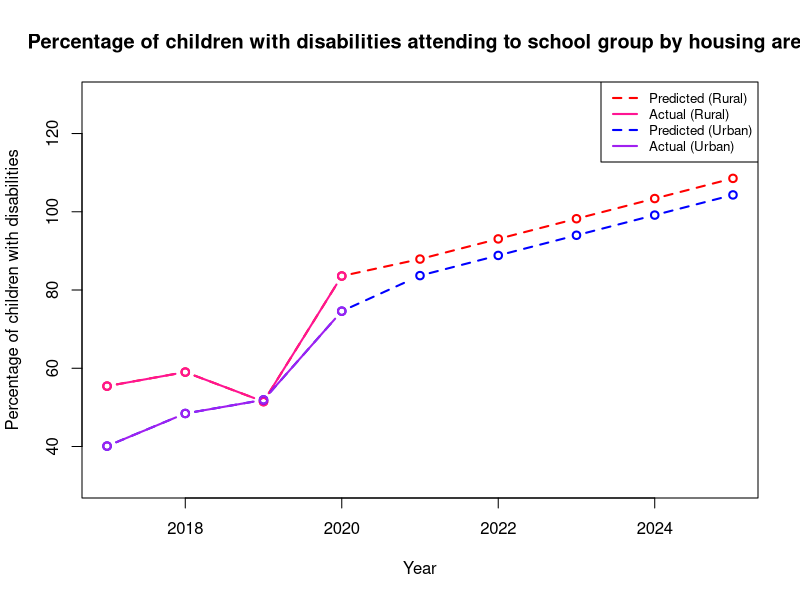
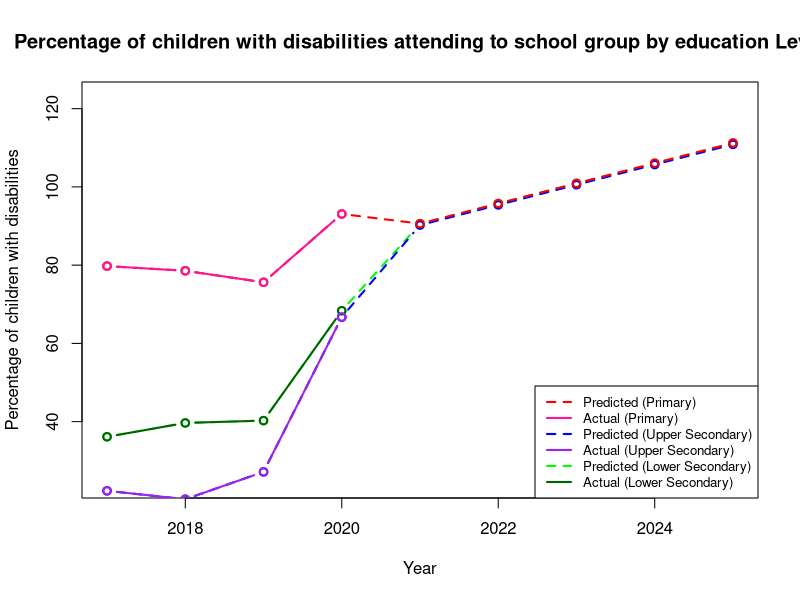
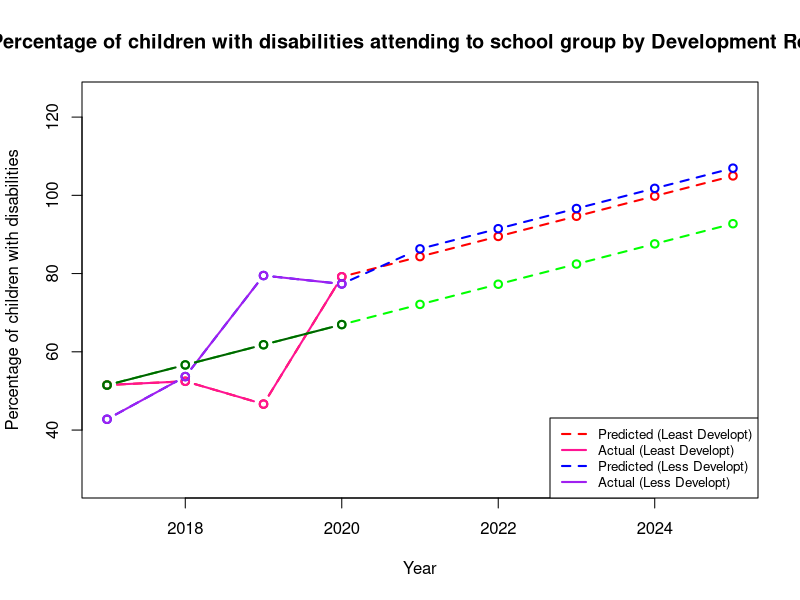

Write the R code that produced these figures, in order.
library(psych)
library(caret)
library(dplyr)
library(car)
library(Metrics)

anar=read.csv("ANAR/HousingANAR.csv")
dt=subset(anar,select = c(reg,develop,level,X,
                          Total.Point.estimate,Children.without.functional.difficulties.Point.estimate,
                          Children.with.functional.difficulties.Point.estimate,Time.period))
set.seed(4)

model=lm(Children.with.functional.difficulties.Point.estimate~.,data = dt)

#need to predict percentage total and normal children depending on year
#require regression for tpe
dt_tpe=subset(dt,select = -c(Children.without.functional.difficulties.Point.estimate,Children.with.functional.difficulties.Point.estimate))
model_tpe=lm(Total.Point.estimate~.,data = dt_tpe)

#require regression for cwithout
dt_cthout=subset(dt,select = -c(Children.with.functional.difficulties.Point.estimate))
model_cthout=lm(Children.without.functional.difficulties.Point.estimate~.,data=dt_cthout)

#create prediction of ANAR
#hmph=subset(dt,select = c(X,Time.period,Children.with.functional.difficulties.Point.estimate))

insertYear=function(opt,col){
  a=b=c=d=k=0
  e=f=g=h=0

  for(k in 1:nrow(dt)){
    if(dt[k,col]==opt){
      if(dt[k,]$Time.period==2017){
        a=a+dt[k,]$Children.with.functional.difficulties.Point.estimate
        e=e+1
      }
      else if(dt[k,]$Time.period==2018){
        b=b+dt[k,]$Children.with.functional.difficulties.Point.estimate
        f=f+1
      }
      else if(dt[k,]$Time.period==2019){
        c=c+dt[k,]$Children.with.functional.difficulties.Point.estimate
        g=g+1
      }
      else{
        d=d+dt[k,]$Children.with.functional.difficulties.Point.estimate
        h=h+1
      }
    }
  }
  a=a/e
  b=b/f
  c=c/g
  d=d/h
  data.frame(
    year=c(2017:2020),
    disabled=c(a,b,c,d)
  )
}

future=function(z,y,opt,col){
  i=0
  j=0
  #set how many year to predict
  year=y
  
  for(j in 1:year){
    pred=0
    for(i in 1:nrow(filter(dt,dt[,col] == opt))) {
      #predict for each row
      re=dt[i,]$reg
      dv=dt[i,]$develop
      indi=dt[i,]$level
      house=dt[i,]$X
      
      #set year to predict
      t=z[nrow(z),]$year+1
      
      #set total estimate
      d0=data.frame(reg=re,develop=dv,level=indi,X=house,Time.period=t,interval = "confidence")
      tpe=as.double(predict(model_tpe,d0))
      
      #set cthout
      d1=data.frame(reg=re,develop=dv,level=indi,X=house,Total.Point.estimate=tpe,Time.period=t,interval = "confidence")
      cthout=as.double(predict(model_cthout,d1))
      
      newdata=data.frame(reg=re,
                         develop=dv,
                         level=indi,
                         X=house,
                         Total.Point.estimate=tpe,
                         Children.without.functional.difficulties.Point.estimate=cthout,
                         Time.period = t, interval = "confidence")
      
      pred=pred+as.double(predict(model,newdata))
    }
    meanPred=pred/nrow(filter(dt,dt[,col] == opt))
    #create data frame
    newPred=data.frame(
      year=z[nrow(z),]$year+1,
      disabled=meanPred
    )
    #insert to yearPred
    z[nrow(z) + 1,]=newPred
  }
  z
}
#predict based on housing area
yearPred_R=insertYear(1,4)
yearPred_U=insertYear(2,4)
yearPred_R<-data.frame(future(yearPred_R,5,1,4))
yearPred_U<-data.frame(future(yearPred_U,5,2,4))

plot(yearPred_U$year, yearPred_U$disabled, col="red",type = "b", lty = 2, asp = 0.05, lwd=2,
     main = "Percentage of children with disabilities attending to school group by housing area", xlab="Year",ylab="Percentage of children with disabilities")
lines(yearPred_U[1:4,]$year, yearPred_U[1:4,]$disabled, col="deeppink",type = "b", lty = 1,lwd=2)

lines(yearPred_R$year, yearPred_R$disabled, col="blue",type = "b", lty = 2,lwd=2)
lines(yearPred_R[1:4,]$year, yearPred_R[1:4,]$disabled, col="purple",type = "b", lty = 1,lwd=2)

legend("topright", legend=c("Predicted (Rural)", "Actual (Rural)","Predicted (Urban)", "Actual (Urban)"),
       col=c("red", "deeppink","blue","purple"), lty = 2:1, cex=0.8,lwd=2)

#predict based on Education Level
yearPred_P=insertYear(1,3)
yearPred_Up=insertYear(3,3)
yearPred_L=insertYear(2,3)

yearPred_P<-data.frame(future(yearPred_P,5,1,3))
yearPred_Up<-data.frame(future(yearPred_Up,5,3,3))
yearPred_L<-data.frame(future(yearPred_L,5,2,3))

plot(yearPred_L$year, yearPred_L$disabled, col="green",type = "b", lty = 2, asp = 0.05, lwd=2,
     main = "Percentage of children with disabilities attending to school group by education Level", xlab="Year",ylab="Percentage of children with disabilities")
lines(yearPred_L[1:4,]$year, yearPred_L[1:4,]$disabled, col="dark green",type = "b", lty = 1,lwd=2)

lines(yearPred_Up$year, yearPred_Up$disabled, col="blue",type = "b", lty = 2,lwd=2)
lines(yearPred_Up[1:4,]$year, yearPred_Up[1:4,]$disabled, col="purple",type = "b", lty = 1,lwd=2)

lines(yearPred_P$year, yearPred_P$disabled, col="red",type = "b", lty = 2,lwd=2)
lines(yearPred_P[1:4,]$year, yearPred_P[1:4,]$disabled, col="deeppink",type = "b", lty = 1,lwd=2)

legend("bottomright", 
       legend=c("Predicted (Primary)", "Actual (Primary)","Predicted (Upper Secondary)", "Actual (Upper Secondary)",
                "Predicted (Lower Secondary)", "Actual (Lower Secondary)"),
       col=c("red", "deeppink","blue","purple","green","dark green"), lty = 2:1, cex=0.8,lwd=2)

#predict for development region
yearPred_D1=insertYear(1,2)
yearPred_D2=insertYear(2,2)
yearPred_D3=insertYear(3,2)

#D1 has null value, predict for null value
pred=0
for(i in 1:nrow(filter(dt,dt[,2] == 1))) {
  #predict for each row
  re=dt[i,]$reg
  dv=dt[i,]$develop
  indi=dt[i,]$level
  house=dt[i,]$X
  
  #set year to predict
  t=2020
  
  #set total estimate
  d0=data.frame(reg=re,develop=dv,level=indi,X=house,Time.period=t,interval = "confidence")
  tpe=as.double(predict(model_tpe,d0))
  
  #set cthout
  d1=data.frame(reg=re,develop=dv,level=indi,X=house,Total.Point.estimate=tpe,Time.period=t,interval = "confidence")
  cthout=as.double(predict(model_cthout,d1))
  
  newdata=data.frame(reg=re,
                     develop=dv,
                     level=indi,
                     X=house,
                     Total.Point.estimate=tpe,
                     Children.without.functional.difficulties.Point.estimate=cthout,
                     Time.period = t, interval = "confidence")
  
  pred=pred+as.double(predict(model,newdata))
}
meanPred=pred/nrow(filter(dt,dt[,2] == 1))

yearPred_D1[4,2]=meanPred
y=5
#D3 has no values, predict for all

for(j in 1:(nrow(yearPred_D3)+y)){
  pred=0
  for(i in 1:nrow(dt)) {
    #predict for each row
    re=dt[i,]$reg
    dv=3
    indi=dt[i,]$level
    house=dt[i,]$X
    
    #set year to predict
    t=2016+j
    
    #set total estimate
    d0=data.frame(reg=re,develop=dv,level=indi,X=house,Time.period=t,interval = "confidence")
    tpe=as.double(predict(model_tpe,d0))
    
    #set cthout
    d1=data.frame(reg=re,develop=dv,level=indi,Total.Point.estimate=tpe,X=house,Time.period=t,interval = "confidence")
    cthout=as.double(predict(model_cthout,d1))
    
    newdata=data.frame(reg=re,
                       develop=dv,
                       level=indi,
                       X=house,
                       Total.Point.estimate=tpe,
                       Children.without.functional.difficulties.Point.estimate=cthout,
                       Time.period = t, interval = "confidence")
    
    pred=pred+as.double(predict(model,newdata))
  }
  meanPred=pred/nrow(dt)

  if(j<=4)
    yearPred_D3[j,2]=meanPred
  else
    yearPred_D3[j,]=data.frame(year=t,disabled=meanPred)
}

yearPred_D1<-data.frame(future(yearPred_D1,5,1,2))
yearPred_D2<-data.frame(future(yearPred_D2,5,2,2))

plot(yearPred_D1$year, yearPred_D1$disabled, col="red",type = "b", lty = 2, asp = 0.05, lwd=2,
     main = "Percentage of children with disabilities attending to school group by Development Region", xlab="Year",ylab="Percentage of children with disabilities")
lines(yearPred_D1[1:4,]$year, yearPred_D1[1:4,]$disabled, col="deeppink",type = "b", lty = 1,lwd=2)

lines(yearPred_D2$year, yearPred_D2$disabled, col="blue",type = "b", lty = 2,lwd=2)
lines(yearPred_D2[1:4,]$year, yearPred_D2[1:4,]$disabled, col="purple",type = "b", lty = 1,lwd=2)

lines(yearPred_D3$year, yearPred_D3$disabled, col="green",type = "b", lty = 2,lwd=2)
lines(yearPred_D3[1:4,]$year, yearPred_D3[1:4,]$disabled, col="dark green",type = "b", lty = 1,lwd=2)

legend("bottomright", legend=c("Predicted (Least Developt)", "Actual (Least Developt)","Predicted (Less Developt)", "Actual (Less Developt)"),
       col=c("red", "deeppink","blue","purple"), lty = 2:1, cex=0.8,lwd=2)
